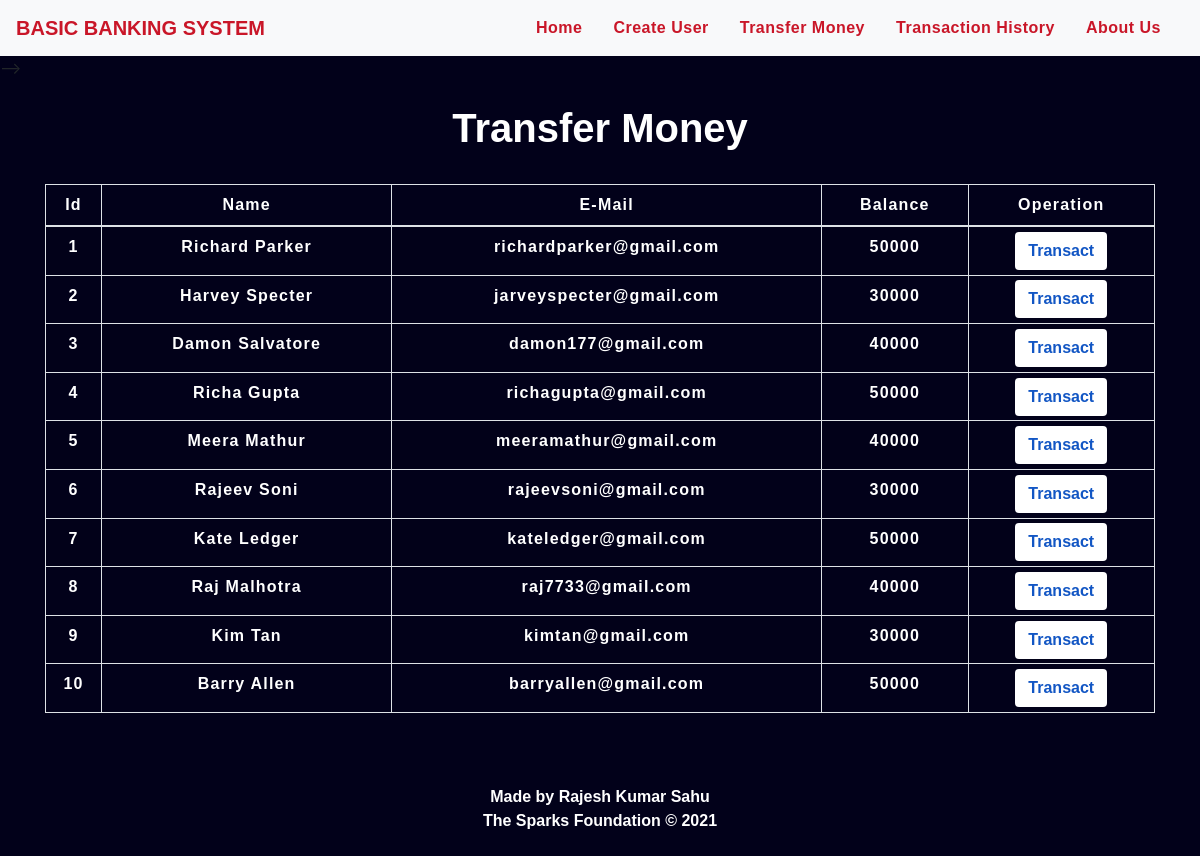
The page /php/transfermoney.php on the database its author committed.
### tables this page shows
CREATE TABLE `users` (
  `id` int(3) NOT NULL,
  `name` text NOT NULL,
  `email` varchar(30) NOT NULL,
  `balance` int(8) NOT NULL
);

### php/transfermoney.php (the view, shortened to what this page needs)
<!DOCTYPE html>
<html lang="en">
<head>
    <link rel="stylesheet" href="https://maxcdn.bootstrapcdn.com/bootstrap/4.0.0/css/bootstrap.min.css">
    <link rel="stylesheet" type="text/css" href="css/table.css">
    <link rel="stylesheet" type="text/css" href="css/navbar.css">
</head>
<body style="background-color :#02011a;">
<?php
    include 'config.php';
    $sql = "SELECT * FROM users";
    $result = mysqli_query($conn,$sql);
?>
<?php
  include 'navbar.php';
?>
<div class="container">
        <h2 class="text-center pt-4" style="color : white;"><b>Transfer Money<b></h2>
        <br>
            <div class="row">
                <div class="col">
                    <div class="table-responsive-sm">
                    <table class="table table-hover table-sm table-striped table-condensed table-bordered" style="border-color:black;">
                        <thead style="color : white;">
                            <tr>
                            <th scope="col" class="text-center py-2">Id</th>
                            <th scope="col" class="text-center py-2">Name</th>
                            <th scope="col" class="text-center py-2">E-Mail</th>
                            <th scope="col" class="text-center py-2">Balance</th>
                            <th scope="col" class="text-center py-2">Operation</th>
                            </tr>
                        </thead>
                        <tbody>
                <?php
                    while($rows=mysqli_fetch_assoc($result)){
                ?>
                    <tr style="color : white;">
                        <td class="py-2"><?php echo $rows['id'] ?></td>
                        <td class="py-2"><?php echo $rows['name']?></td>
                        <td class="py-2"><?php echo $rows['email']?></td>
                        <td class="py-2"><?php echo $rows['balance']?></td>
                        <td><a href="selecteduserdetail.php?id= <?php echo $rows['id'] ;?>"> <button type="button" class="btn" style="background-color : white; color:#1256c4;"><b>Transact</b></button></a></td>
                    </tr>
                <?php
                    }
                ?>
                        </tbody>
                    </table>
                    </div>
                </div>
            </div>
         </div>
         <footer class="text-center mt-5 py-2" style="color: white;">
            <p>Made by <b>Rajesh Kumar Sahu</b> <br>The Sparks Foundation &copy 2021 </p>
        </footer>
</body>
</html>

### php/navbar.php (shortened to what this page needs)
<div class="collapsenavbar-collapse" id="collapsibleNavbar">
     <nav class="navbar navbar-expand-md navbar-light bg-light" >
     <a class="navbar-brand" href="index.php" style="color : #c91628; "><b>BASIC BANKING SYSTEM</b></a>
           <ul class="navbar-nav ml-auto">
             <li class="nav-item">
               <a class="nav-link" href="index.php" style="color : #c91628;"><b>Home</b></a>
             </li>
             <li class="nav-item">
               <a class="nav-link" href="createuser.php" style="color : #c91628;"><b>Create User</b></a>
             </li>
             <li class="nav-item">
               <a class="nav-link" href="transfermoney.php" style="color : #c91628;"><b>Transfer Money</b></a>
             </li>
             <li class="nav-item">
               <a class="nav-link" href="transactionhistory.php" style="color : #c91628;"><b>Transaction History</b></a>
             </li>
             <li class="nav-item">
               <a class="nav-link" href="https://www.linkedin.com/in/rajeshsahu02/" style="color : #c91628;"><b>About Us</b></a>
             </li>
         </div>
      </nav> -->

### css/table.css (style rules this page uses)
* { padding: 0; margin: 0; box-sizing: border-box; font-family: sans-serif; }
h2 { font-size: 40px; }
table { letter-spacing: 1.2px; }
td { text-align: center; }
button { border:none; background: #d9d9d9; transition: 1s; }

### css/navbar.css (style rules this page uses)
.nav-link { margin-right: 15px; letter-spacing: 0.5px; }
body { margin: 0px; }

### php/transfermoney.php (style rules this page uses)
button { transition: 1.5s; }

### rows shown on the page
users: id "1", name "Richard Parker", email "richardparker@gmail.com", balance "50000"
users: id "2", name "Harvey Specter", email "jarveyspecter@gmail.com", balance "30000"
users: id "3", name "Damon Salvatore", email "damon177@gmail.com", balance "40000"
users: id "4", name "Richa Gupta", email "richagupta@gmail.com", balance "50000"
users: id "5", name "Meera Mathur", email "meeramathur@gmail.com", balance "40000"
users: id "6", name "Rajeev Soni", email "rajeevsoni@gmail.com", balance "30000"
users: id "7", name "Kate Ledger", email "kateledger@gmail.com", balance "50000"
users: id "8", name "Raj Malhotra", email "raj7733@gmail.com", balance "40000"
users: id "9", name "Kim Tan", email "kimtan@gmail.com", balance "30000"
users: id "10", name "Barry Allen", email "barryallen@gmail.com", balance "50000"
